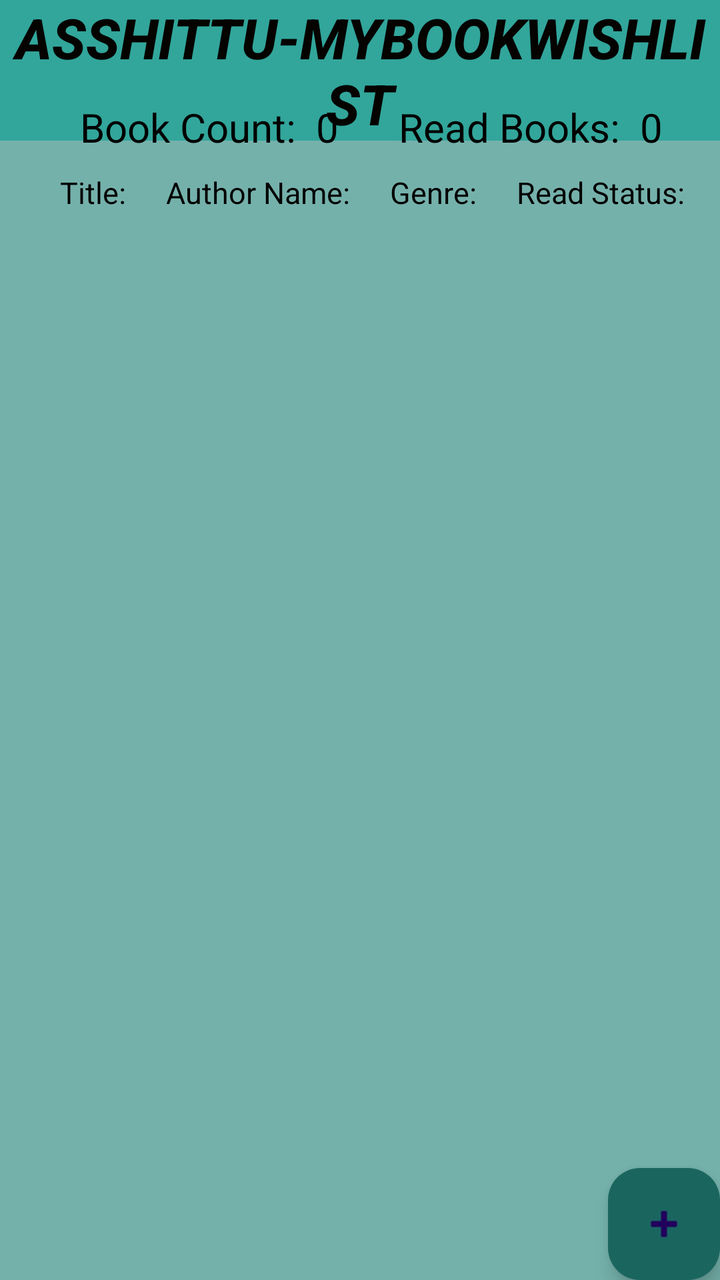
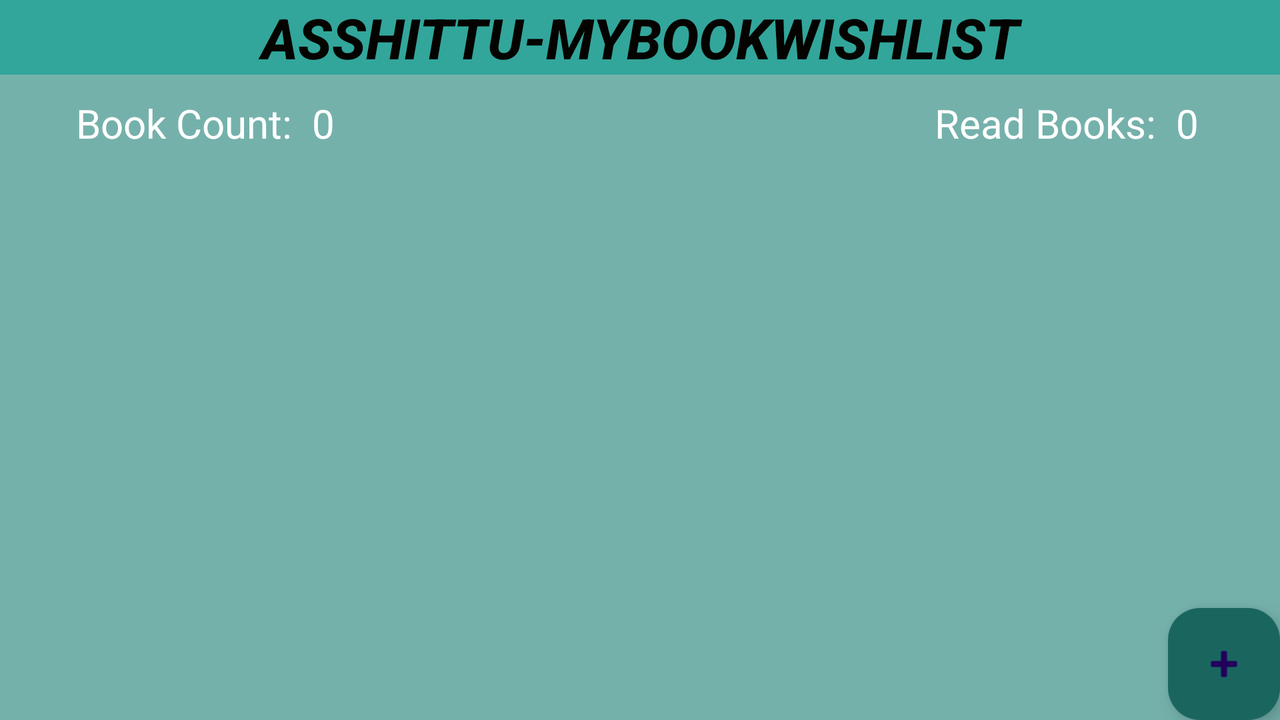

One screen, two layout resources from the same app: the default and the repository's alternative for another configuration. Each is rendered where Android would select it; the XML of both is given below.
<!-- AndroidManifest.xml: application theme Theme.AsshittuMyBookWishlist -->
<!-- res/layout/activity_main.xml -->
<?xml version="1.0" encoding="utf-8"?>
<FrameLayout
    xmlns:android="http://schemas.android.com/apk/res/android"
    xmlns:app="http://schemas.android.com/apk/res-auto"
    xmlns:tools="http://schemas.android.com/tools"
    android:layout_width="match_parent"
    android:layout_height="match_parent"
    android:background="@color/backgroundColor"
    tools:context=".MainActivity">

    <TextView
        android:id="@+id/title"
        android:layout_width="match_parent"
        android:layout_height="wrap_content"
        android:background="#32A69B"
        android:fontFamily="sans-serif-medium"
        android:text="@string/app_name"
        android:textAlignment="center"
        android:textAllCaps="true"
        android:textColor="#040300"
        android:textColorLink="#211212"
        android:textSize="28sp"
        android:textStyle="bold|italic" />


    <LinearLayout
        android:layout_width="match_parent"
        android:layout_height="wrap_content"
        android:layout_below="@id/title"
        android:orientation="horizontal"
        android:padding="10dp">


        <TextView
            android:id="@+id/book_count_title"
            android:layout_width="wrap_content"
            android:layout_height="wrap_content"
            android:layout_marginTop="40dp"
            android:paddingLeft="30dp"
            android:text="@string/book_count_title"
            android:textColor="@color/black"
            android:textSize="20sp" />

        <TextView
            android:id="@+id/book_count"
            android:layout_width="wrap_content"
            android:layout_height="wrap_content"
            android:layout_marginTop="40dp"
            android:paddingLeft="10dp"
            android:text="0"
            android:textColor="@color/black"
            android:textSize="20sp" />

        <TextView
            android:id="@+id/read_count_title"
            android:layout_width="wrap_content"
            android:layout_height="wrap_content"
            android:layout_marginTop="40dp"
            android:paddingLeft="30dp"
            android:text="@string/read_books"
            android:textColor="@color/black"
            android:textSize="20sp" />

        <TextView
            android:id="@+id/read_count"
            android:layout_width="wrap_content"
            android:layout_height="wrap_content"
            android:layout_marginTop="40dp"
            android:paddingLeft="10dp"
            android:text="0"
            android:textColor="@color/black"
            android:textSize="20sp" />


    </LinearLayout>


    <LinearLayout
        android:layout_width="match_parent"
        android:layout_height="38dp"
        android:layout_marginTop="86dp">
        <TextView
            android:id="@+id/book_title_heading"
            android:layout_width="wrap_content"
            android:layout_height="wrap_content"
            android:paddingLeft="30dp"
            android:text="Title:"
            android:textColor="@color/black"
            android:textSize="15sp" />

        <TextView
            android:id="@+id/author_name_heading"
            android:layout_width="wrap_content"
            android:layout_height="wrap_content"
            android:paddingLeft="20dp"
            android:text="Author Name:"
            android:textColor="@color/black"
            android:textSize="15sp" />

        <TextView
            android:id="@+id/genre_name_heading"
            android:layout_width="wrap_content"
            android:layout_height="wrap_content"
            android:paddingLeft="20dp"
            android:text="Genre:"
            android:textColor="@color/black"
            android:textSize="15sp" />

        <TextView

            android:id="@+id/read_status_heading"
            android:layout_width="wrap_content"
            android:layout_height="wrap_content"
            android:paddingLeft="20dp"
            android:text="Read Status:"
            android:textColor="@color/black"
            android:textSize="15sp" />
    </LinearLayout>


    <ListView
        android:id="@+id/book_list"
        android:layout_width="match_parent"
        android:layout_height="wrap_content"
        android:layout_below="@id/title"
        android:layout_marginTop="120dp"
        android:background="#75B1AB">

    </ListView>

    <com.google.android.material.floatingactionbutton.FloatingActionButton
        android:id="@+id/add_book_button"
        android:layout_width="match_parent"
        android:layout_height="wrap_content"
        android:layout_gravity="bottom|end"
        android:clickable="true"
        android:focusable="true"
        app:backgroundTint="#1A665F"
        app:srcCompat="@android:drawable/ic_input_add"
        tools:ignore="ContentDescription" />

</FrameLayout>
<!-- resources referenced by this layout -->
<resources>
  <color name="backgroundColor">#75B1AB</color>
  <color name="black">#FF000000</color>
  <string name="app_name">asshittu-MyBookWishlist</string>
  <string name="book_count_title">Book Count:</string>
  <string name="read_books">Read Books:</string>
  <style name="Theme.AsshittuMyBookWishlist" parent="Base.Theme.AsshittuMyBookWishlist" />
  <style name="Base.Theme.AsshittuMyBookWishlist" parent="Theme.Material3.DayNight.NoActionBar">
          
          
      </style>
</resources>
<!-- res/layout-land/activity_main.xml (the repository's variant of the layout above) -->
<!-- drawn on the phone turned sideways -->
<?xml version="1.0" encoding="utf-8"?>
<FrameLayout
    xmlns:android="http://schemas.android.com/apk/res/android"
    xmlns:app="http://schemas.android.com/apk/res-auto"
    xmlns:tools="http://schemas.android.com/tools"
    android:layout_width="match_parent"
    android:layout_height="match_parent"
    android:background="@color/backgroundColor"
    tools:context=".MainActivity">

    <TextView
        android:id="@+id/title"
        android:layout_width="match_parent"
        android:layout_height="wrap_content"
        android:background="#32A69B"
        android:fontFamily="sans-serif-medium"
        android:text="@string/app_name"
        android:textAlignment="center"
        android:textAllCaps="true"
        android:textColor="#040300"
        android:textColorLink="#211212"
        android:textSize="28sp"
        android:textStyle="bold|italic" />


    <LinearLayout
        android:layout_width="match_parent"
        android:layout_height="wrap_content"
        android:layout_below="@id/title"
        android:orientation="horizontal"
        android:padding="8dp">


        <TextView
            android:id="@+id/book_count_title"
            android:layout_width="wrap_content"
            android:layout_height="wrap_content"
            android:layout_marginTop="40dp"
            android:paddingLeft="30dp"
            android:text="@string/book_count_title"
            android:textColor="@color/white"
            android:textSize="20sp" />

        <TextView
            android:id="@+id/book_count"
            android:layout_width="wrap_content"
            android:layout_height="wrap_content"
            android:layout_marginTop="40dp"
            android:paddingLeft="10dp"
            android:text="0"
            android:textColor="@color/white"
            android:textSize="20sp" />

        <TextView
            android:id="@+id/read_count_title"
            android:layout_width="wrap_content"
            android:layout_height="wrap_content"
            android:layout_marginTop="40dp"
            android:paddingLeft="300dp"
            android:text="@string/read_books"
            android:textColor="@color/white"
            android:textSize="20sp" />

        <TextView
            android:id="@+id/read_count"
            android:layout_width="wrap_content"
            android:layout_height="wrap_content"
            android:layout_marginTop="40dp"
            android:paddingLeft="10dp"
            android:text="0"
            android:textColor="@color/white"
            android:textSize="20sp" />

    </LinearLayout>

    <ListView
        android:id="@+id/book_list"
        android:layout_width="match_parent"
        android:layout_height="wrap_content"
        android:layout_below="@id/title"
        android:layout_marginTop="80dp"
        android:background="#75B1AB">

    </ListView>

    <com.google.android.material.floatingactionbutton.FloatingActionButton
        android:id="@+id/add_book_button"
        android:layout_width="match_parent"
        android:layout_height="wrap_content"
        android:layout_gravity="bottom|end"
        android:clickable="true"
        android:focusable="true"
        app:backgroundTint="#1A665F"
        app:srcCompat="@android:drawable/ic_input_add"
        tools:ignore="ContentDescription" />

</FrameLayout>
<!-- resources referenced by the variant -->
<!-- as the phone turned sideways resolves them -->
<resources>
  <color name="backgroundColor">#75B1AB</color>
  <color name="white">#FFFFFFFF</color>
  <string name="app_name">asshittu-MyBookWishlist</string>
  <string name="book_count_title">Book Count:</string>
  <string name="read_books">Read Books:</string>
  <style name="Theme.AsshittuMyBookWishlist" parent="Base.Theme.AsshittuMyBookWishlist" />
  <style name="Base.Theme.AsshittuMyBookWishlist" parent="Theme.Material3.DayNight.NoActionBar">
          
          
      </style>
</resources>
